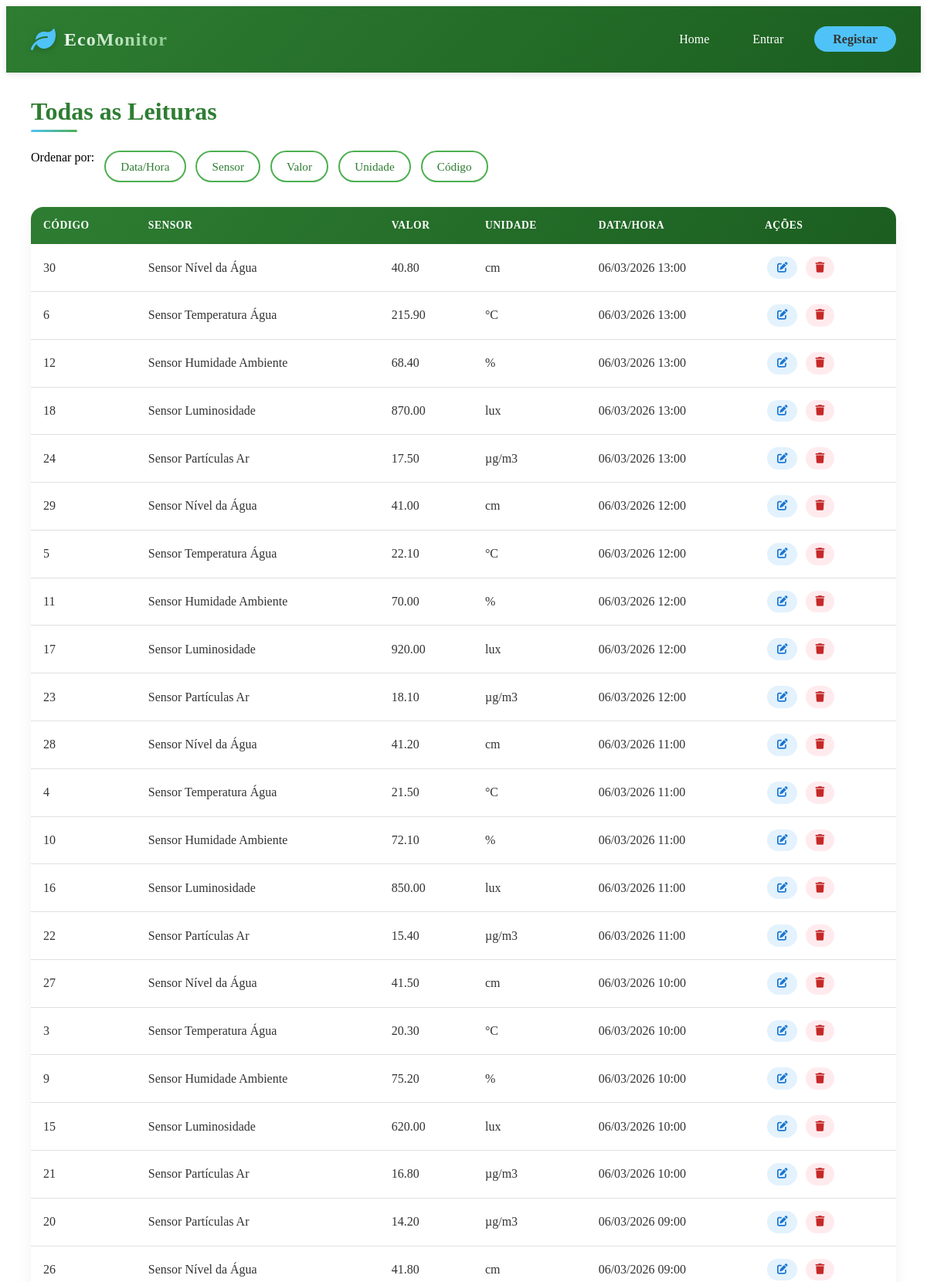
/LT/leituras_todas.php (upper part), run on the app's committed database.
### tables this page shows
CREATE TABLE IF NOT EXISTS `leituras` (
  `cod_leituras` int NOT NULL AUTO_INCREMENT,
  `cod_sensor` int NOT NULL,
  `valor` decimal(10,2) NOT NULL,
  `unidade` varchar(20) NOT NULL,
  `data_hora` datetime NOT NULL,
  `observacoes` text,
  PRIMARY KEY (`cod_leituras`),
  KEY `cod_sensor` (`cod_sensor`)
);

CREATE TABLE IF NOT EXISTS `sensores` (
  `cod_sensor` int NOT NULL AUTO_INCREMENT,
  `nome` varchar(100) NOT NULL,
  `tipo` varchar(50) NOT NULL,
  `descricao` text,
  `localizacao` varchar(100) DEFAULT NULL,
  `modelo` varchar(50) DEFAULT NULL,
  `fabricante` varchar(50) DEFAULT NULL,
  `data_instalacao` date DEFAULT NULL,
  `ativo` tinyint(1) DEFAULT '1',
  PRIMARY KEY (`cod_sensor`)
);

### LT/leituras_todas.php (the view, shortened to what this page needs)
<?php
include BASE_PATH . 'db.php';
$order = $_GET['order'] ?? 'data_hora';
$order_dir = ($order === 'data_hora') ? 'DESC' : 'ASC';
$order_column = ($order === 'sensor_nome') ? 's.nome' : "l.$order";
$sql = "SELECT l.cod_leituras, s.nome AS sensor_nome, l.valor, l.unidade, l.data_hora
        FROM leituras l
        INNER JOIN sensores s ON l.cod_sensor = s.cod_sensor
        ORDER BY $order_column $order_dir";
$result = $conn->query($sql);
?>
<!DOCTYPE html>
<html lang="pt">
<head>
    <link rel="stylesheet" href="<?= BASE_URL ?>assets/styles.css">
    <link rel="stylesheet" href="https://cdnjs.cloudflare.com/ajax/libs/font-awesome/6.0.0-beta3/css/all.min.css">
</head>
<body>
    <header>
        <?php include '../struct/header.php'; ?>
    </header>
    <main class="readings-container">
        <h1 class="page-title">Todas as Leituras</h1>
        <div class="action-buttons">
            <span class="btn-label">Ordenar por:</span>
            <a href="?order=data_hora" class="btn btn-secondary <?= $order == 'data_hora' ? 'active' : '' ?>">Data/Hora</a>
            <a href="?order=sensor_nome" class="btn btn-secondary <?= $order == 'sensor_nome' ? 'active' : '' ?>">Sensor</a>
            <a href="?order=valor" class="btn btn-secondary <?= $order == 'valor' ? 'active' : '' ?>">Valor</a>
            <a href="?order=unidade" class="btn btn-secondary <?= $order == 'unidade' ? 'active' : '' ?>">Unidade</a>
            <a href="?order=cod_leituras" class="btn btn-secondary <?= $order == 'cod_leituras' ? 'active' : '' ?>">Código</a>
        </div>
        <table class="readings-table">
            <thead>
                <tr>
                    <th>Código</th>
                    <th>Sensor</th>
                    <th>Valor</th>
                    <th>Unidade</th>
                    <th>Data/Hora</th>
                    <th>Ações</th>
                </tr>
            </thead>
            <tbody>
                <?php if ($result->num_rows > 0): while($row = $result->fetch_assoc()): ?>
                <tr>
                    <td><?= $row['cod_leituras'] ?></td>
                    <td><?= htmlspecialchars($row['sensor_nome']) ?></td>
                    <td><?= htmlspecialchars($row['valor']) ?></td>
                    <td><?= htmlspecialchars($row['unidade']) ?></td>
                    <td><?= date('d/m/Y H:i', strtotime($row['data_hora'])) ?></td>
                    <td>
                        <a href="leituras_editar.php?cod_leituras=<?= $row['cod_leituras'] ?>" class="action-link edit"><i class="fas fa-edit"></i></a>
                        <a href="leituras_excluir.php?cod_leituras=<?= $row['cod_leituras'] ?>" class="action-link delete" onclick="return confirm('Tem certeza?')"><i class="fas fa-trash"></i></a>
                    </td>
                </tr>
                <?php endwhile; else: ?>
                <tr><td colspan="6" class="no-data">Nenhuma leitura encontrada</td></tr>
                <?php endif; ?>
            </tbody>
        </table>
    </main>
</body>
</html>

### assets/styles.css (style rules this page uses)
:root { --primary-green: #2e7d32; --light-green: #4caf50; --accent-green: #81c784; --water-blue: #4fc3f7; --earth-brown: #8d6e63; --white: #ffffff; --off-white: #f5f5f5; --dark-gray: #333333; --light-gray: #e0e0e0; --shadow: 0 2px 10px rgba(0, 0, 0, 0.1); }
.readings-table { width: 100%; border-collapse: collapse; border-radius: 12px; overflow: hidden; box-shadow: 0 2px 8px rgba(0, 0, 0, 0.03); }
.readings-table thead { background: linear-gradient(135deg, var(--primary-green), #1b5e20); color: var(--white); }
.readings-table th { padding: 1rem; font-weight: 600; text-transform: uppercase; font-size: 0.85rem; letter-spacing: 0.5px; text-align: left; }
.readings-table td { padding: 1rem; border-bottom: 1px solid var(--light-gray); color: var(--dark-gray); }
.btn { display: inline-flex; align-items: center; gap: 0.5rem; padding: 0.6rem 1.2rem; border-radius: 30px; font-weight: 500; text-decoration: none; transition: all 0.3s ease; border: none; cursor: pointer; font-size: 0.95rem; }
.btn-secondary { background-color: var(--light-gray); color: var(--dark-gray); }
.readings-container { max-width: 1400px; margin: 2rem auto; padding: 0 2rem; }
.page-title { color: var(--primary-green); font-size: 2rem; margin-bottom: 1.5rem; position: relative; padding-bottom: 0.5rem; }
.page-title::after { content: ''; position: absolute; bottom: 0; left: 0; width: 60px; height: 3px; background: linear-gradient(90deg, var(--water-blue), var(--light-green)); border-radius: 2px; }
.action-buttons { display: flex; flex-wrap: wrap; gap: 0.8rem; margin-bottom: 2rem; }
.btn { display: inline-block; padding: 0.6rem 1.2rem; border-radius: 25px; text-decoration: none; font-weight: 500; transition: all 0.3s ease; border: none; cursor: pointer; font-size: 0.95rem; }
.btn-secondary { background-color: white; color: var(--primary-green); border: 2px solid var(--light-green); }
.readings-table { width: 100%; border-collapse: collapse; background: white; border-radius: 16px; overflow: hidden; box-shadow: 0 8px 20px rgba(0, 0, 0, 0.06); margin-bottom: 2rem; }
.readings-table thead { background: linear-gradient(135deg, var(--primary-green), #1b5e20); color: white; }
.action-link { display: inline-block; padding: 0.4rem 0.8rem; margin: 0 0.2rem; border-radius: 20px; text-decoration: none; font-size: 0.85rem; font-weight: 500; transition: all 0.2s; }
.action-link.edit { background-color: #e3f2fd; color: #1976d2; }
.action-link.delete { background-color: #ffebee; color: #c62828; }

### data on the page
leituras: cod_leituras "30", cod_sensor.nome "Sensor Nível da Água", valor "40.80", unidade "cm", data_hora "06/03/2026 13:00"
leituras: cod_leituras "6", cod_sensor.nome "Sensor Temperatura Água", valor "215.90", unidade "°C", data_hora "06/03/2026 13:00"
leituras: cod_leituras "12", cod_sensor.nome "Sensor Humidade Ambiente", valor "68.40", unidade "%", data_hora "06/03/2026 13:00"
leituras: cod_leituras "18", cod_sensor.nome "Sensor Luminosidade", valor "870.00", unidade "lux", data_hora "06/03/2026 13:00"
leituras: cod_leituras "24", cod_sensor.nome "Sensor Partículas Ar", valor "17.50", unidade "µg/m3", data_hora "06/03/2026 13:00"
leituras: cod_leituras "29", cod_sensor.nome "Sensor Nível da Água", valor "41.00", unidade "cm", data_hora "06/03/2026 12:00"
leituras: cod_leituras "5", cod_sensor.nome "Sensor Temperatura Água", valor "22.10", unidade "°C", data_hora "06/03/2026 12:00"
leituras: cod_leituras "11", cod_sensor.nome "Sensor Humidade Ambiente", valor "70.00", unidade "%", data_hora "06/03/2026 12:00"
leituras: cod_leituras "17", cod_sensor.nome "Sensor Luminosidade", valor "920.00", unidade "lux", data_hora "06/03/2026 12:00"
leituras: cod_leituras "23", cod_sensor.nome "Sensor Partículas Ar", valor "18.10", unidade "µg/m3", data_hora "06/03/2026 12:00"
leituras: cod_leituras "28", cod_sensor.nome "Sensor Nível da Água", valor "41.20", unidade "cm", data_hora "06/03/2026 11:00"
leituras: cod_leituras "4", cod_sensor.nome "Sensor Temperatura Água", valor "21.50", unidade "°C", data_hora "06/03/2026 11:00"
leituras: cod_leituras "10", cod_sensor.nome "Sensor Humidade Ambiente", valor "72.10", unidade "%", data_hora "06/03/2026 11:00"
leituras: cod_leituras "16", cod_sensor.nome "Sensor Luminosidade", valor "850.00", unidade "lux", data_hora "06/03/2026 11:00"
leituras: cod_leituras "22", cod_sensor.nome "Sensor Partículas Ar", valor "15.40", unidade "µg/m3", data_hora "06/03/2026 11:00"
leituras: cod_leituras "27", cod_sensor.nome "Sensor Nível da Água", valor "41.50", unidade "cm", data_hora "06/03/2026 10:00"
leituras: cod_leituras "3", cod_sensor.nome "Sensor Temperatura Água", valor "20.30", unidade "°C", data_hora "06/03/2026 10:00"
leituras: cod_leituras "9", cod_sensor.nome "Sensor Humidade Ambiente", valor "75.20", unidade "%", data_hora "06/03/2026 10:00"
leituras: cod_leituras "15", cod_sensor.nome "Sensor Luminosidade", valor "620.00", unidade "lux", data_hora "06/03/2026 10:00"
leituras: cod_leituras "21", cod_sensor.nome "Sensor Partículas Ar", valor "16.80", unidade "µg/m3", data_hora "06/03/2026 10:00"
leituras: cod_leituras "20", cod_sensor.nome "Sensor Partículas Ar", valor "14.20", unidade "µg/m3", data_hora "06/03/2026 09:00"
leituras: cod_leituras "26", cod_sensor.nome "Sensor Nível da Água", valor "41.80", unidade "cm", data_hora "06/03/2026 09:00"
